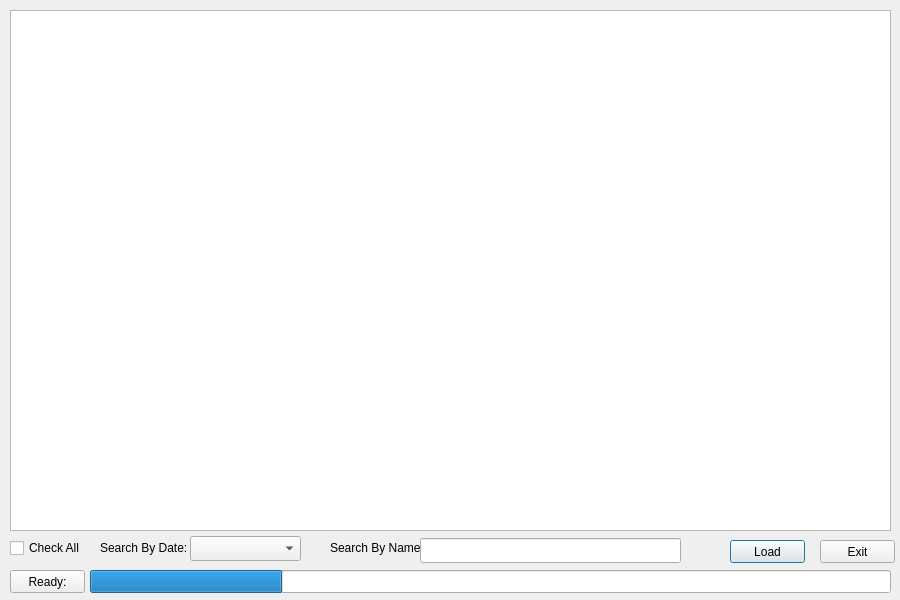
<?xml version="1.0" encoding="UTF-8"?>
<ui version="4.0">
 <class>LoadFileDlg</class>
 <widget class="QDialog" name="LoadFileDlg">
  <property name="geometry">
   <rect>
    <x>0</x>
    <y>0</y>
    <width>900</width>
    <height>600</height>
   </rect>
  </property>
  <property name="windowTitle">
   <string>Dialog</string>
  </property>
  <widget class="QTableWidget" name="tableWidget">
   <property name="geometry">
    <rect>
     <x>10</x>
     <y>10</y>
     <width>881</width>
     <height>521</height>
    </rect>
   </property>
  </widget>
  <widget class="QCheckBox" name="checkBox">
   <property name="geometry">
    <rect>
     <x>10</x>
     <y>540</y>
     <width>71</width>
     <height>16</height>
    </rect>
   </property>
   <property name="text">
    <string>Check All</string>
   </property>
  </widget>
  <widget class="QLabel" name="label">
   <property name="geometry">
    <rect>
     <x>100</x>
     <y>540</y>
     <width>91</width>
     <height>16</height>
    </rect>
   </property>
   <property name="text">
    <string>Search By Date:</string>
   </property>
  </widget>
  <widget class="QComboBox" name="comboBox">
   <property name="geometry">
    <rect>
     <x>190</x>
     <y>536</y>
     <width>111</width>
     <height>25</height>
    </rect>
   </property>
  </widget>
  <widget class="QLabel" name="label_2">
   <property name="geometry">
    <rect>
     <x>330</x>
     <y>540</y>
     <width>91</width>
     <height>16</height>
    </rect>
   </property>
   <property name="text">
    <string>Search By Name:</string>
   </property>
  </widget>
  <widget class="QLineEdit" name="lineEdit">
   <property name="geometry">
    <rect>
     <x>420</x>
     <y>538</y>
     <width>261</width>
     <height>25</height>
    </rect>
   </property>
  </widget>
  <widget class="QPushButton" name="btnLoad">
   <property name="geometry">
    <rect>
     <x>730</x>
     <y>540</y>
     <width>75</width>
     <height>23</height>
    </rect>
   </property>
   <property name="text">
    <string>Load</string>
   </property>
  </widget>
  <widget class="QPushButton" name="btnExit">
   <property name="geometry">
    <rect>
     <x>820</x>
     <y>540</y>
     <width>75</width>
     <height>23</height>
    </rect>
   </property>
   <property name="text">
    <string>Exit</string>
   </property>
  </widget>
  <widget class="QPushButton" name="btnStatus">
   <property name="geometry">
    <rect>
     <x>10</x>
     <y>570</y>
     <width>75</width>
     <height>23</height>
    </rect>
   </property>
   <property name="text">
    <string>Ready:</string>
   </property>
  </widget>
  <widget class="QProgressBar" name="progressBar">
   <property name="geometry">
    <rect>
     <x>90</x>
     <y>570</y>
     <width>801</width>
     <height>23</height>
    </rect>
   </property>
   <property name="value">
    <number>24</number>
   </property>
   <property name="textVisible">
    <bool>false</bool>
   </property>
  </widget>
 </widget>
 <resources/>
 <connections/>
</ui>
